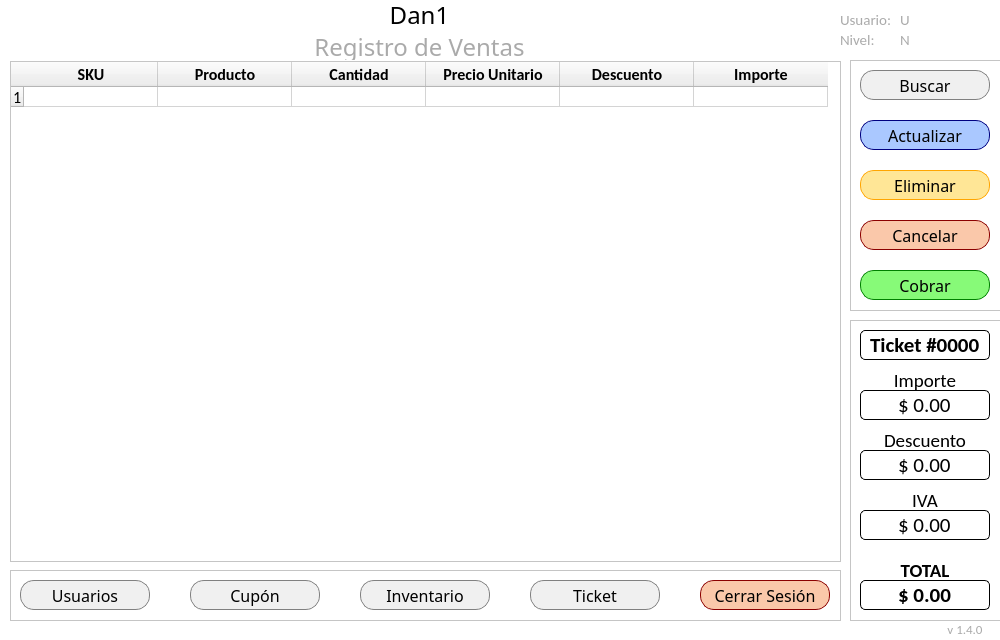
<?xml version="1.0" encoding="UTF-8"?>
<ui version="4.0">
 <class>MainWindow</class>
 <widget class="QMainWindow" name="MainWindow">
  <property name="geometry">
   <rect>
    <x>0</x>
    <y>0</y>
    <width>1000</width>
    <height>640</height>
   </rect>
  </property>
  <property name="minimumSize">
   <size>
    <width>1000</width>
    <height>640</height>
   </size>
  </property>
  <property name="maximumSize">
   <size>
    <width>1000</width>
    <height>640</height>
   </size>
  </property>
  <property name="palette">
   <palette>
    <active>
     <colorrole role="Base">
      <brush brushstyle="SolidPattern">
       <color alpha="255">
        <red>255</red>
        <green>255</green>
        <blue>255</blue>
       </color>
      </brush>
     </colorrole>
     <colorrole role="Window">
      <brush brushstyle="SolidPattern">
       <color alpha="255">
        <red>255</red>
        <green>255</green>
        <blue>255</blue>
       </color>
      </brush>
     </colorrole>
    </active>
    <inactive>
     <colorrole role="Base">
      <brush brushstyle="SolidPattern">
       <color alpha="255">
        <red>255</red>
        <green>255</green>
        <blue>255</blue>
       </color>
      </brush>
     </colorrole>
     <colorrole role="Window">
      <brush brushstyle="SolidPattern">
       <color alpha="255">
        <red>255</red>
        <green>255</green>
        <blue>255</blue>
       </color>
      </brush>
     </colorrole>
    </inactive>
    <disabled>
     <colorrole role="Base">
      <brush brushstyle="SolidPattern">
       <color alpha="255">
        <red>255</red>
        <green>255</green>
        <blue>255</blue>
       </color>
      </brush>
     </colorrole>
     <colorrole role="Window">
      <brush brushstyle="SolidPattern">
       <color alpha="255">
        <red>255</red>
        <green>255</green>
        <blue>255</blue>
       </color>
      </brush>
     </colorrole>
    </disabled>
   </palette>
  </property>
  <property name="windowTitle">
   <string>MainWindow</string>
  </property>
  <widget class="QWidget" name="centralwidget">
   <widget class="QLabel" name="L1">
    <property name="geometry">
     <rect>
      <x>-1</x>
      <y>0</y>
      <width>841</width>
      <height>30</height>
     </rect>
    </property>
    <property name="font">
     <font>
      <family>Impact</family>
      <pointsize>18</pointsize>
     </font>
    </property>
    <property name="text">
     <string>Dan1</string>
    </property>
    <property name="alignment">
     <set>Qt::AlignCenter</set>
    </property>
   </widget>
   <widget class="QLabel" name="L2">
    <property name="geometry">
     <rect>
      <x>-1</x>
      <y>30</y>
      <width>841</width>
      <height>30</height>
     </rect>
    </property>
    <property name="font">
     <font>
      <family>Swis721 LtCn BT</family>
      <pointsize>18</pointsize>
     </font>
    </property>
    <property name="frameShadow">
     <enum>QFrame::Plain</enum>
    </property>
    <property name="midLineWidth">
     <number>0</number>
    </property>
    <property name="text">
     <string>&lt;html&gt;&lt;head/&gt;&lt;body&gt;&lt;p&gt;&lt;span style=&quot; color:#aaaaaa;&quot;&gt;Registro de Ventas&lt;/span&gt;&lt;/p&gt;&lt;/body&gt;&lt;/html&gt;</string>
    </property>
    <property name="alignment">
     <set>Qt::AlignCenter</set>
    </property>
   </widget>
   <widget class="QTableWidget" name="t_Ventas">
    <property name="geometry">
     <rect>
      <x>10</x>
      <y>61</y>
      <width>831</width>
      <height>501</height>
     </rect>
    </property>
    <attribute name="horizontalHeaderVisible">
     <bool>true</bool>
    </attribute>
    <attribute name="horizontalHeaderCascadingSectionResizes">
     <bool>false</bool>
    </attribute>
    <attribute name="horizontalHeaderDefaultSectionSize">
     <number>134</number>
    </attribute>
    <attribute name="horizontalHeaderMinimumSectionSize">
     <number>134</number>
    </attribute>
    <attribute name="verticalHeaderDefaultSectionSize">
     <number>20</number>
    </attribute>
    <row>
     <property name="text">
      <string>1</string>
     </property>
     <property name="font">
      <font>
       <family>Calibri</family>
       <pointsize>12</pointsize>
      </font>
     </property>
    </row>
    <column>
     <property name="text">
      <string>SKU</string>
     </property>
     <property name="font">
      <font>
       <family>Calibri</family>
       <pointsize>12</pointsize>
       <weight>75</weight>
       <bold>true</bold>
      </font>
     </property>
     <property name="textAlignment">
      <set>AlignCenter</set>
     </property>
     <property name="foreground">
      <brush brushstyle="SolidPattern">
       <color alpha="255">
        <red>0</red>
        <green>0</green>
        <blue>0</blue>
       </color>
      </brush>
     </property>
    </column>
    <column>
     <property name="text">
      <string>Producto</string>
     </property>
     <property name="font">
      <font>
       <family>Calibri</family>
       <pointsize>12</pointsize>
       <weight>75</weight>
       <bold>true</bold>
      </font>
     </property>
     <property name="textAlignment">
      <set>AlignCenter</set>
     </property>
    </column>
    <column>
     <property name="text">
      <string>Cantidad</string>
     </property>
     <property name="font">
      <font>
       <family>Calibri</family>
       <pointsize>12</pointsize>
       <weight>75</weight>
       <bold>true</bold>
      </font>
     </property>
     <property name="textAlignment">
      <set>AlignCenter</set>
     </property>
    </column>
    <column>
     <property name="text">
      <string>Precio Unitario</string>
     </property>
     <property name="font">
      <font>
       <family>Calibri</family>
       <pointsize>12</pointsize>
       <weight>75</weight>
       <bold>true</bold>
      </font>
     </property>
     <property name="textAlignment">
      <set>AlignCenter</set>
     </property>
    </column>
    <column>
     <property name="text">
      <string>Descuento</string>
     </property>
     <property name="font">
      <font>
       <family>Calibri</family>
       <pointsize>12</pointsize>
       <weight>75</weight>
       <bold>true</bold>
      </font>
     </property>
     <property name="textAlignment">
      <set>AlignCenter</set>
     </property>
    </column>
    <column>
     <property name="text">
      <string>Importe</string>
     </property>
     <property name="font">
      <font>
       <family>Calibri</family>
       <pointsize>12</pointsize>
       <weight>75</weight>
       <bold>true</bold>
      </font>
     </property>
     <property name="textAlignment">
      <set>AlignCenter</set>
     </property>
    </column>
    <item row="0" column="0">
     <property name="text">
      <string/>
     </property>
    </item>
   </widget>
   <widget class="QFrame" name="fr_Ventas">
    <property name="geometry">
     <rect>
      <x>850</x>
      <y>60</y>
      <width>151</width>
      <height>251</height>
     </rect>
    </property>
    <property name="frameShape">
     <enum>QFrame::StyledPanel</enum>
    </property>
    <property name="frameShadow">
     <enum>QFrame::Raised</enum>
    </property>
    <widget class="QPushButton" name="b_Actualizar">
     <property name="geometry">
      <rect>
       <x>10</x>
       <y>60</y>
       <width>130</width>
       <height>30</height>
      </rect>
     </property>
     <property name="font">
      <font>
       <family>Swis721 LtCn BT</family>
       <pointsize>12</pointsize>
      </font>
     </property>
     <property name="focusPolicy">
      <enum>Qt::StrongFocus</enum>
     </property>
     <property name="styleSheet">
      <string notr="true">background-color: rgb(170, 200, 255);
border-width: 1px;
border-style: solid;
border-color: navy;
border-radius: 14px;</string>
     </property>
     <property name="text">
      <string>Actualizar</string>
     </property>
     <property name="autoDefault">
      <bool>true</bool>
     </property>
    </widget>
    <widget class="QPushButton" name="b_Eliminar">
     <property name="geometry">
      <rect>
       <x>10</x>
       <y>110</y>
       <width>130</width>
       <height>30</height>
      </rect>
     </property>
     <property name="font">
      <font>
       <family>Swis721 LtCn BT</family>
       <pointsize>12</pointsize>
      </font>
     </property>
     <property name="focusPolicy">
      <enum>Qt::StrongFocus</enum>
     </property>
     <property name="styleSheet">
      <string notr="true">background-color: rgb(255, 230, 150);
border-width: 1px;
border-style: solid;
border-color: orange;
border-radius: 14px;</string>
     </property>
     <property name="text">
      <string>Eliminar</string>
     </property>
     <property name="autoDefault">
      <bool>true</bool>
     </property>
    </widget>
    <widget class="QPushButton" name="b_Cancelar">
     <property name="geometry">
      <rect>
       <x>10</x>
       <y>160</y>
       <width>130</width>
       <height>30</height>
      </rect>
     </property>
     <property name="font">
      <font>
       <family>Swis721 LtCn BT</family>
       <pointsize>12</pointsize>
      </font>
     </property>
     <property name="focusPolicy">
      <enum>Qt::StrongFocus</enum>
     </property>
     <property name="styleSheet">
      <string notr="true">background-color: rgb(250, 200, 170);
border-width: 1px;
border-style: solid;
border-color: darkred;
border-radius: 14px;</string>
     </property>
     <property name="text">
      <string>Cancelar</string>
     </property>
     <property name="autoDefault">
      <bool>true</bool>
     </property>
    </widget>
    <widget class="QPushButton" name="b_Cobrar">
     <property name="geometry">
      <rect>
       <x>10</x>
       <y>210</y>
       <width>130</width>
       <height>30</height>
      </rect>
     </property>
     <property name="font">
      <font>
       <family>Swis721 LtCn BT</family>
       <pointsize>12</pointsize>
      </font>
     </property>
     <property name="focusPolicy">
      <enum>Qt::StrongFocus</enum>
     </property>
     <property name="styleSheet">
      <string notr="true">background-color: rgb(135, 250, 120);
border-width: 1px;
border-style: solid;
border-color: green;
border-radius: 14px;</string>
     </property>
     <property name="text">
      <string>Cobrar</string>
     </property>
     <property name="autoDefault">
      <bool>true</bool>
     </property>
    </widget>
    <widget class="QPushButton" name="b_Buscar">
     <property name="geometry">
      <rect>
       <x>10</x>
       <y>10</y>
       <width>130</width>
       <height>30</height>
      </rect>
     </property>
     <property name="font">
      <font>
       <family>Swis721 LtCn BT</family>
       <pointsize>12</pointsize>
      </font>
     </property>
     <property name="focusPolicy">
      <enum>Qt::StrongFocus</enum>
     </property>
     <property name="styleSheet">
      <string notr="true">background-color: rgb(240, 240, 240);
border-width: 1px;
border-style: solid;
border-color: gray;
border-radius: 14px;</string>
     </property>
     <property name="text">
      <string>Buscar</string>
     </property>
     <property name="autoDefault">
      <bool>true</bool>
     </property>
    </widget>
   </widget>
   <widget class="QFrame" name="fr_botones">
    <property name="geometry">
     <rect>
      <x>10</x>
      <y>570</y>
      <width>831</width>
      <height>51</height>
     </rect>
    </property>
    <property name="frameShape">
     <enum>QFrame::StyledPanel</enum>
    </property>
    <property name="frameShadow">
     <enum>QFrame::Raised</enum>
    </property>
    <widget class="QPushButton" name="b_Usuarios">
     <property name="geometry">
      <rect>
       <x>10</x>
       <y>10</y>
       <width>130</width>
       <height>30</height>
      </rect>
     </property>
     <property name="font">
      <font>
       <family>Swis721 LtCn BT</family>
       <pointsize>12</pointsize>
      </font>
     </property>
     <property name="focusPolicy">
      <enum>Qt::StrongFocus</enum>
     </property>
     <property name="styleSheet">
      <string notr="true">background-color: rgb(240, 240, 240);
border-width: 1px;
border-style: solid;
border-color: gray;
border-radius: 14px;</string>
     </property>
     <property name="text">
      <string>Usuarios</string>
     </property>
     <property name="autoDefault">
      <bool>true</bool>
     </property>
    </widget>
    <widget class="QPushButton" name="b_Cupon">
     <property name="geometry">
      <rect>
       <x>180</x>
       <y>10</y>
       <width>130</width>
       <height>30</height>
      </rect>
     </property>
     <property name="font">
      <font>
       <family>Swis721 LtCn BT</family>
       <pointsize>12</pointsize>
      </font>
     </property>
     <property name="focusPolicy">
      <enum>Qt::StrongFocus</enum>
     </property>
     <property name="styleSheet">
      <string notr="true">background-color: rgb(240, 240, 240);
border-width: 1px;
border-style: solid;
border-color: gray;
border-radius: 14px;</string>
     </property>
     <property name="text">
      <string>Cupón</string>
     </property>
     <property name="autoDefault">
      <bool>true</bool>
     </property>
    </widget>
    <widget class="QPushButton" name="b_Inventario">
     <property name="geometry">
      <rect>
       <x>350</x>
       <y>10</y>
       <width>130</width>
       <height>30</height>
      </rect>
     </property>
     <property name="font">
      <font>
       <family>Swis721 LtCn BT</family>
       <pointsize>12</pointsize>
      </font>
     </property>
     <property name="focusPolicy">
      <enum>Qt::StrongFocus</enum>
     </property>
     <property name="styleSheet">
      <string notr="true">background-color: rgb(240, 240, 240);
border-width: 1px;
border-style: solid;
border-color: gray;
border-radius: 14px;</string>
     </property>
     <property name="text">
      <string>Inventario</string>
     </property>
     <property name="autoDefault">
      <bool>true</bool>
     </property>
    </widget>
    <widget class="QPushButton" name="b_Ticket">
     <property name="geometry">
      <rect>
       <x>520</x>
       <y>10</y>
       <width>130</width>
       <height>30</height>
      </rect>
     </property>
     <property name="font">
      <font>
       <family>Swis721 LtCn BT</family>
       <pointsize>12</pointsize>
      </font>
     </property>
     <property name="focusPolicy">
      <enum>Qt::StrongFocus</enum>
     </property>
     <property name="styleSheet">
      <string notr="true">background-color: rgb(240, 240, 240);
border-width: 1px;
border-style: solid;
border-color: gray;
border-radius: 14px;</string>
     </property>
     <property name="text">
      <string>Ticket</string>
     </property>
     <property name="autoDefault">
      <bool>true</bool>
     </property>
    </widget>
    <widget class="QPushButton" name="b_Cerrar">
     <property name="geometry">
      <rect>
       <x>690</x>
       <y>10</y>
       <width>130</width>
       <height>30</height>
      </rect>
     </property>
     <property name="font">
      <font>
       <family>Swis721 LtCn BT</family>
       <pointsize>12</pointsize>
      </font>
     </property>
     <property name="focusPolicy">
      <enum>Qt::StrongFocus</enum>
     </property>
     <property name="styleSheet">
      <string notr="true">background-color: rgb(250, 200, 170);
border-width: 1px;
border-style: solid;
border-color: darkred;
border-radius: 14px;</string>
     </property>
     <property name="text">
      <string>Cerrar Sesión</string>
     </property>
     <property name="autoDefault">
      <bool>true</bool>
     </property>
    </widget>
   </widget>
   <widget class="QFrame" name="fr_total">
    <property name="geometry">
     <rect>
      <x>850</x>
      <y>320</y>
      <width>151</width>
      <height>301</height>
     </rect>
    </property>
    <property name="frameShape">
     <enum>QFrame::StyledPanel</enum>
    </property>
    <property name="frameShadow">
     <enum>QFrame::Raised</enum>
    </property>
    <widget class="QLineEdit" name="t_Ticket">
     <property name="geometry">
      <rect>
       <x>10</x>
       <y>10</y>
       <width>130</width>
       <height>30</height>
      </rect>
     </property>
     <property name="font">
      <font>
       <family>Calibri</family>
       <pointsize>16</pointsize>
       <weight>75</weight>
       <bold>true</bold>
      </font>
     </property>
     <property name="styleSheet">
      <string notr="true">QLineEdit {
     border-width: 1px;
     border-style: solid;
     border-radius: 5px;
 }</string>
     </property>
     <property name="text">
      <string>Ticket #0000</string>
     </property>
     <property name="alignment">
      <set>Qt::AlignCenter</set>
     </property>
    </widget>
    <widget class="QLineEdit" name="t_Importe">
     <property name="geometry">
      <rect>
       <x>10</x>
       <y>70</y>
       <width>130</width>
       <height>30</height>
      </rect>
     </property>
     <property name="font">
      <font>
       <family>Calibri</family>
       <pointsize>16</pointsize>
       <weight>50</weight>
       <bold>false</bold>
      </font>
     </property>
     <property name="styleSheet">
      <string notr="true">QLineEdit {
     border-width: 1px;
     border-style: solid;
     border-radius: 5px;
 }</string>
     </property>
     <property name="text">
      <string>$ 0.00</string>
     </property>
     <property name="alignment">
      <set>Qt::AlignCenter</set>
     </property>
    </widget>
    <widget class="QLabel" name="label_2">
     <property name="geometry">
      <rect>
       <x>10</x>
       <y>50</y>
       <width>130</width>
       <height>21</height>
      </rect>
     </property>
     <property name="font">
      <font>
       <family>Calibri</family>
       <pointsize>14</pointsize>
      </font>
     </property>
     <property name="text">
      <string>Importe</string>
     </property>
     <property name="alignment">
      <set>Qt::AlignCenter</set>
     </property>
    </widget>
    <widget class="QLineEdit" name="t_Descuento">
     <property name="geometry">
      <rect>
       <x>10</x>
       <y>130</y>
       <width>130</width>
       <height>30</height>
      </rect>
     </property>
     <property name="font">
      <font>
       <family>Calibri</family>
       <pointsize>16</pointsize>
       <weight>50</weight>
       <bold>false</bold>
      </font>
     </property>
     <property name="styleSheet">
      <string notr="true">QLineEdit {
     border-width: 1px;
     border-style: solid;
     border-radius: 5px;
 }</string>
     </property>
     <property name="text">
      <string>$ 0.00</string>
     </property>
     <property name="alignment">
      <set>Qt::AlignCenter</set>
     </property>
    </widget>
    <widget class="QLabel" name="label_3">
     <property name="geometry">
      <rect>
       <x>10</x>
       <y>110</y>
       <width>130</width>
       <height>21</height>
      </rect>
     </property>
     <property name="font">
      <font>
       <family>Calibri</family>
       <pointsize>14</pointsize>
      </font>
     </property>
     <property name="text">
      <string>Descuento</string>
     </property>
     <property name="alignment">
      <set>Qt::AlignCenter</set>
     </property>
    </widget>
    <widget class="QLineEdit" name="t_IVA">
     <property name="geometry">
      <rect>
       <x>10</x>
       <y>190</y>
       <width>130</width>
       <height>30</height>
      </rect>
     </property>
     <property name="font">
      <font>
       <family>Calibri</family>
       <pointsize>16</pointsize>
       <weight>50</weight>
       <bold>false</bold>
      </font>
     </property>
     <property name="styleSheet">
      <string notr="true">QLineEdit {
     border-width: 1px;
     border-style: solid;
     border-radius: 5px;
 }</string>
     </property>
     <property name="text">
      <string>$ 0.00</string>
     </property>
     <property name="alignment">
      <set>Qt::AlignCenter</set>
     </property>
    </widget>
    <widget class="QLabel" name="label_4">
     <property name="geometry">
      <rect>
       <x>10</x>
       <y>170</y>
       <width>130</width>
       <height>21</height>
      </rect>
     </property>
     <property name="font">
      <font>
       <family>Calibri</family>
       <pointsize>14</pointsize>
      </font>
     </property>
     <property name="text">
      <string>IVA</string>
     </property>
     <property name="alignment">
      <set>Qt::AlignCenter</set>
     </property>
    </widget>
    <widget class="QLineEdit" name="t_Total">
     <property name="geometry">
      <rect>
       <x>10</x>
       <y>260</y>
       <width>130</width>
       <height>30</height>
      </rect>
     </property>
     <property name="font">
      <font>
       <family>Calibri</family>
       <pointsize>16</pointsize>
       <weight>75</weight>
       <bold>true</bold>
      </font>
     </property>
     <property name="styleSheet">
      <string notr="true">QLineEdit {
     border-width: 1px;
     border-style: solid;
     border-radius: 5px;
 }</string>
     </property>
     <property name="text">
      <string>$ 0.00</string>
     </property>
     <property name="alignment">
      <set>Qt::AlignCenter</set>
     </property>
    </widget>
    <widget class="QLabel" name="label_5">
     <property name="geometry">
      <rect>
       <x>10</x>
       <y>240</y>
       <width>130</width>
       <height>21</height>
      </rect>
     </property>
     <property name="font">
      <font>
       <family>Calibri</family>
       <pointsize>14</pointsize>
       <weight>75</weight>
       <bold>true</bold>
      </font>
     </property>
     <property name="text">
      <string>TOTAL</string>
     </property>
     <property name="alignment">
      <set>Qt::AlignCenter</set>
     </property>
    </widget>
   </widget>
   <widget class="QLabel" name="L9">
    <property name="geometry">
     <rect>
      <x>940</x>
      <y>620</y>
      <width>50</width>
      <height>20</height>
     </rect>
    </property>
    <property name="font">
     <font>
      <family>Calibri</family>
      <pointsize>14</pointsize>
     </font>
    </property>
    <property name="text">
     <string>&lt;html&gt;&lt;head/&gt;&lt;body&gt;&lt;p&gt;&lt;span style=&quot; font-size:10pt; color:#aaaaaa;&quot;&gt;v 1.4.0&lt;/span&gt;&lt;/p&gt;&lt;/body&gt;&lt;/html&gt;</string>
    </property>
    <property name="alignment">
     <set>Qt::AlignCenter</set>
    </property>
   </widget>
   <widget class="QLabel" name="L3">
    <property name="geometry">
     <rect>
      <x>840</x>
      <y>10</y>
      <width>50</width>
      <height>21</height>
     </rect>
    </property>
    <property name="font">
     <font>
      <family>Calibri</family>
      <pointsize>14</pointsize>
     </font>
    </property>
    <property name="text">
     <string>&lt;html&gt;&lt;head/&gt;&lt;body&gt;&lt;p&gt;&lt;span style=&quot; font-size:11pt; color:#aaaaaa;&quot;&gt;Usuario:&lt;/span&gt;&lt;/p&gt;&lt;/body&gt;&lt;/html&gt;</string>
    </property>
    <property name="alignment">
     <set>Qt::AlignLeading|Qt::AlignLeft|Qt::AlignVCenter</set>
    </property>
   </widget>
   <widget class="QLabel" name="L4">
    <property name="geometry">
     <rect>
      <x>840</x>
      <y>30</y>
      <width>50</width>
      <height>21</height>
     </rect>
    </property>
    <property name="font">
     <font>
      <family>Calibri</family>
      <pointsize>14</pointsize>
     </font>
    </property>
    <property name="text">
     <string>&lt;html&gt;&lt;head/&gt;&lt;body&gt;&lt;p&gt;&lt;span style=&quot; font-size:11pt; color:#aaaaaa;&quot;&gt;Nivel:&lt;/span&gt;&lt;/p&gt;&lt;/body&gt;&lt;/html&gt;</string>
    </property>
    <property name="alignment">
     <set>Qt::AlignLeading|Qt::AlignLeft|Qt::AlignVCenter</set>
    </property>
   </widget>
   <widget class="QLabel" name="L6">
    <property name="geometry">
     <rect>
      <x>900</x>
      <y>30</y>
      <width>90</width>
      <height>21</height>
     </rect>
    </property>
    <property name="font">
     <font>
      <family>Calibri</family>
      <pointsize>14</pointsize>
     </font>
    </property>
    <property name="text">
     <string>&lt;html&gt;&lt;head/&gt;&lt;body&gt;&lt;p&gt;&lt;span style=&quot; font-size:11pt; color:#aaaaaa;&quot;&gt;N&lt;/span&gt;&lt;/p&gt;&lt;/body&gt;&lt;/html&gt;</string>
    </property>
    <property name="alignment">
     <set>Qt::AlignLeading|Qt::AlignLeft|Qt::AlignVCenter</set>
    </property>
   </widget>
   <widget class="QLabel" name="L5">
    <property name="geometry">
     <rect>
      <x>900</x>
      <y>10</y>
      <width>90</width>
      <height>21</height>
     </rect>
    </property>
    <property name="font">
     <font>
      <family>Calibri</family>
      <pointsize>14</pointsize>
     </font>
    </property>
    <property name="text">
     <string>&lt;html&gt;&lt;head/&gt;&lt;body&gt;&lt;p&gt;&lt;span style=&quot; font-size:11pt; color:#aaaaaa;&quot;&gt;U&lt;/span&gt;&lt;/p&gt;&lt;/body&gt;&lt;/html&gt;</string>
    </property>
    <property name="alignment">
     <set>Qt::AlignLeading|Qt::AlignLeft|Qt::AlignVCenter</set>
    </property>
   </widget>
  </widget>
 </widget>
 <resources/>
 <connections/>
</ui>
